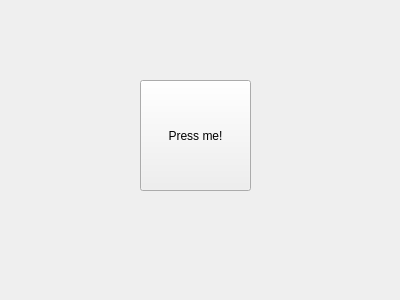
<?xml version="1.0" encoding="UTF-8"?>
<ui version="4.0">
 <class>Form</class>
 <widget class="QWidget" name="Form">
  <property name="geometry">
   <rect>
    <x>0</x>
    <y>0</y>
    <width>400</width>
    <height>300</height>
   </rect>
  </property>
  <property name="windowTitle">
   <string>Form</string>
  </property>
  <widget class="QPushButton" name="pushButton">
   <property name="geometry">
    <rect>
     <x>140</x>
     <y>80</y>
     <width>111</width>
     <height>111</height>
    </rect>
   </property>
   <property name="text">
    <string>Press me!</string>
   </property>
  </widget>
 </widget>
 <resources/>
 <connections/>
</ui>
